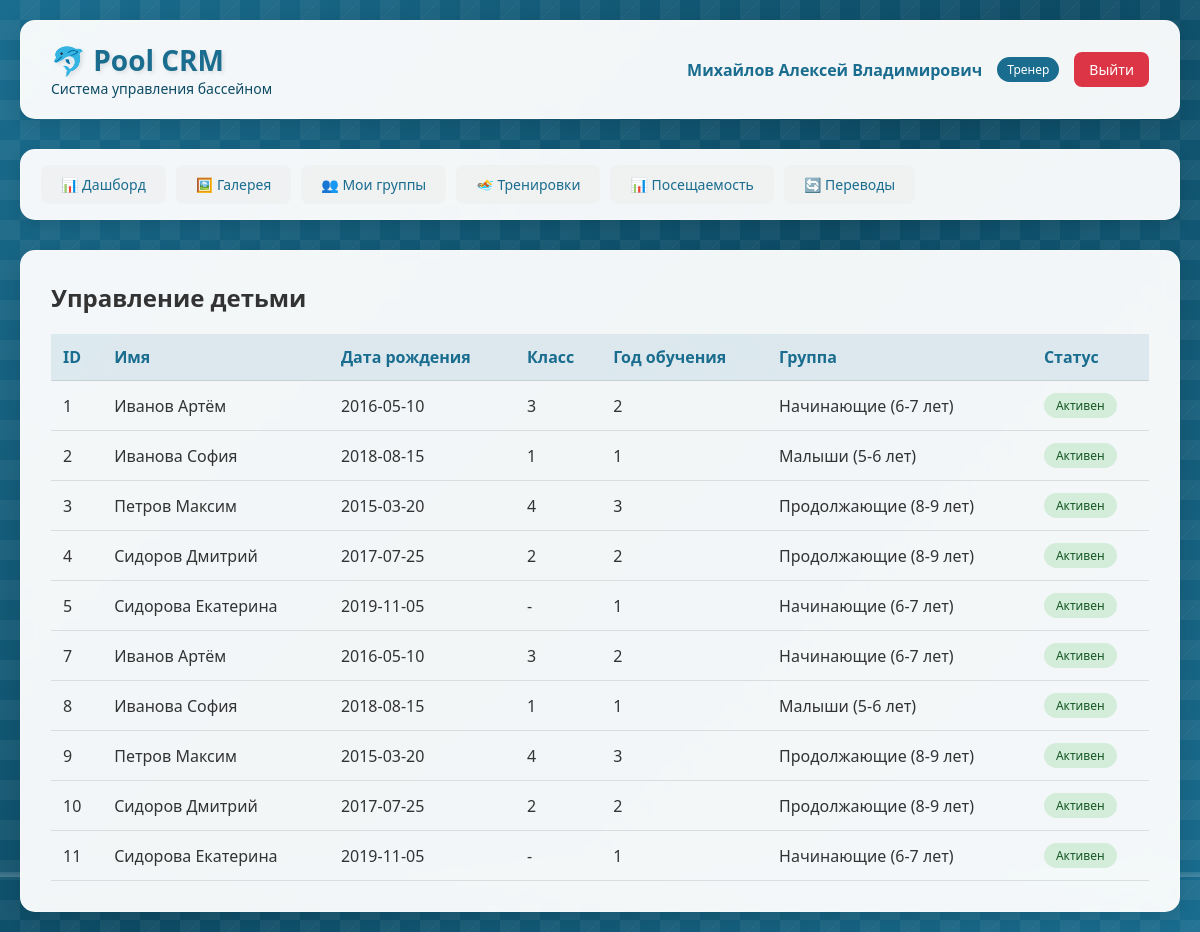
The page /children (signed in) on the database its author committed.
### database.py (models this page shows)
class CoachDB(Base):
    __tablename__ = "coaches"
    id = Column(Integer, primary_key=True, index=True)
    name = Column(String, nullable=False)
    email = Column(String, unique=True, nullable=False)
    phone = Column(String)
    password = Column(String, nullable=False)
    is_active = Column(Boolean, default=True)
    created_at = Column(String, default=lambda: datetime.now().strftime("%d.%m.%Y %H:%M"))
    groups = relationship("GroupDB", back_populates="coach")
    transfer_requests = relationship("TransferRequestDB", back_populates="coach")
    gallery_images = relationship("GalleryImageDB", back_populates="coach")

class ChildDB(Base):
    __tablename__ = "children"
    id = Column(Integer, primary_key=True, index=True)
    parent_id = Column(Integer, ForeignKey("parents.id"), nullable=False)
    name = Column(String, nullable=False)
    birthdate = Column(Date, nullable=False)
    class_num = Column(Integer)
    study_year = Column(Integer)
    medical_note = Column(String)
    medical_date = Column(Date)
    is_active = Column(Boolean, default=True)
    parent = relationship("ParentDB", back_populates="children")
    enrollments = relationship("EnrollmentDB", back_populates="child")
    attendances = relationship("AttendanceDB", back_populates="child")
    transfer_history = relationship("TransferHistoryDB", back_populates="child")
    transfer_requests = relationship("TransferRequestDB", back_populates="child")
    applications = relationship("ApplicationDB", back_populates="child")  # <-- ДОБАВИТЬ

class GroupDB(Base):
    __tablename__ = "groups"
    id = Column(Integer, primary_key=True, index=True)
    name = Column(String, nullable=False)
    level = Column(Integer, nullable=False)
    coach_id = Column(Integer, ForeignKey("coaches.id"))
    max_capacity = Column(Integer, default=12)
    age_tolerance = Column(Float, default=1.0)
    is_active = Column(Boolean, default=True)
    created_at = Column(String, default=lambda: datetime.now().strftime("%d.%m.%Y %H:%M"))
    coach = relationship("CoachDB", back_populates="groups")
    time_slots = relationship("TimeSlotDB", back_populates="group", cascade="all, delete-orphan")
    enrollments = relationship("EnrollmentDB", back_populates="group")
    trainings = relationship("TrainingDB", back_populates="group")
    applications = relationship("ApplicationDB", back_populates="group")
    transfer_history_from = relationship("TransferHistoryDB", foreign_keys="TransferHistoryDB.from_group_id", back_populates="from_group")
    transfer_history_to = relationship("TransferHistoryDB", foreign_keys="TransferHistoryDB.to_group_id", back_populates="to_group")
    transfer_requests_from = relationship("TransferRequestDB", foreign_keys="TransferRequestDB.from_group_id", back_populates="from_group")
    transfer_requests_to = relationship("TransferRequestDB", foreign_keys="TransferRequestDB.suggested_group_id", back_populates="suggested_group")

### main.py (the view)
@app.get("/children", response_class=HTMLResponse)
async def children_list(request: Request, db: Session = Depends(get_db)):
    user = get_current_user(request, db)
    if not user:
        return RedirectResponse(url="/login")
    query = db.query(ChildDB).filter(ChildDB.is_active == True)
    if user["role"] == "parent":
        query = query.filter(ChildDB.parent_id == user["id"])
    children = query.all()
    children_data = []
    for child in children:
        enrollment = db.query(EnrollmentDB).filter(EnrollmentDB.child_id == child.id, EnrollmentDB.status == EnrollmentStatus.ACTIVE).first()
        children_data.append({"id": child.id, "name": child.name, "birthdate": child.birthdate, "class_num": child.class_num, "study_year": child.study_year, "group_name": enrollment.group.name if enrollment else None, "is_active": child.is_active})
    return templates.TemplateResponse(name="children.html", request=request, context={"request": request, "user": user, "children": children_data})

### templates/children.html (shortened to what this page needs)
{% extends "base.html" %}
{% block content %}
<div class="action-bar">
    <h2>{% if user.role == 'parent' %}Мои дети{% else %}Управление детьми{% endif %}</h2>
</div>
<table class="data-table">
    <thead>
        <tr>
            <th>ID</th>
            <th>Имя</th>
            <th>Дата рождения</th>
            <th>Класс</th>
            <th>Год обучения</th>
            <th>Группа</th>
            <th>Статус</th>
        </tr>
    </thead>
    <tbody>
        {% for child in children %}
        <tr>
            <td>{{ child.id }}</td>
            <td>{{ child.name }}</td>
            <td>{{ child.birthdate }}</td>
            <td>{{ child.class_num or '-' }}</td>
            <td>{{ child.study_year or '-' }}</td>
            <td>{{ child.group_name or 'Не назначен' }}</td>
            <td>
                <span class="status-badge {% if child.is_active %}status-active{% else %}status-completed{% endif %}">
                    {% if child.is_active %}Активен{% else %}Неактивен{% endif %}
                </span>
            </td>
        </tr>
        {% endfor %}
    </tbody>
</table>
{% endblock %}

### templates/base.html (shortened to what this page needs)
<!DOCTYPE html>
<html lang="ru">
<head>
    <link rel="stylesheet" href="/static/style.css">
</head>
<body>
    <div class="background-pool">
        <div class="bubbles"></div>
    </div>
    <div class="container">
        <div class="header">
            <div class="logo">
                <h1>🐬 Pool CRM</h1>
                <p>Система управления бассейном</p>
            </div>
            <div class="user-info">
                <span class="user-name">{{ user.name }}</span>
                <span class="user-role">
                    {% if user.role == 'admin' %}Администратор
                    {% elif user.role == 'coach' %}Тренер
                    {% else %}Родитель{% endif %}
                </span>
                <a href="/logout" class="logout-btn">Выйти</a>
            </div>
        </div>
        <div class="nav-menu">
            <a href="/dashboard" class="nav-link {% if request.url.path == '/dashboard' %}active{% endif %}">📊 Дашборд</a>
            <a href="/gallery" class="nav-link {% if request.url.path == '/gallery' %}active{% endif %}">🖼️ Галерея</a>
            {% if user.role == 'coach' %}
            <a href="/groups" class="nav-link {% if request.url.path == '/groups' %}active{% endif %}">👥 Мои группы</a>
            <a href="/trainings" class="nav-link {% if request.url.path == '/trainings' %}active{% endif %}">🏊 Тренировки</a>
            <a href="/attendance" class="nav-link {% if request.url.path == '/attendance' %}active{% endif %}">📊 Посещаемость</a>
            <a href="/transfers" class="nav-link {% if request.url.path == '/transfers' %}active{% endif %}">🔄 Переводы</a>
            {% endif %}
        </div>
        <div class="content">
            {% block content %}{% endblock %}
        </div>
    </div>
</body>
</html>

### static/style.css (style rules this page uses)
* { margin: 0; padding: 0; box-sizing: border-box; }
body { font-family: 'Segoe UI', Tahoma, Geneva, Verdana, sans-serif; min-height: 100vh; color: #333; position: relative; overflow-x: hidden; }
.background-pool { position: fixed; top: 0; left: 0; width: 100%; height: 100%; z-index: -1; overflow: hidden; }
.bubbles { position: absolute; width: 100%; height: 100%; overflow: hidden; }
.container { max-width: 1200px; margin: 0 auto; padding: 20px; position: relative; z-index: 1; }
.header { background: rgba(255, 255, 255, 0.95); backdrop-filter: blur(10px); border-radius: 15px; padding: 20px 30px; margin-bottom: 30px; box-shadow: 0 5px 20px rgba(0,0,0,0.1); display: flex; justify-content: space-between; align-items: center; flex-wrap: wrap; border: 1px solid rgba(255, 255, 255, 0.3); }
.logo h1 { color: #1a6d8f; font-size: 28px; text-shadow: 2px 2px 4px rgba(0,0,0,0.1); }
.logo p { color: #0d4b64; font-size: 14px; }
.user-info { display: flex; align-items: center; gap: 15px; }
.user-name { font-weight: 600; color: #1a6d8f; }
.user-role { background: #1a6d8f; color: white; padding: 4px 10px; border-radius: 20px; font-size: 12px; }
.logout-btn { background: #dc3545; color: white; border: none; padding: 8px 15px; border-radius: 8px; cursor: pointer; text-decoration: none; font-size: 14px; transition: all 0.3s; }
.nav-menu { background: rgba(255, 255, 255, 0.95); backdrop-filter: blur(10px); border-radius: 15px; padding: 15px 20px; margin-bottom: 30px; box-shadow: 0 5px 15px rgba(0,0,0,0.1); display: flex; gap: 10px; flex-wrap: wrap; border: 1px solid rgba(255, 255, 255, 0.3); }
.nav-link { background: rgba(240, 240, 240, 0.8); border: none; padding: 10px 20px; border-radius: 8px; cursor: pointer; text-decoration: none; color: #1a6d8f; font-size: 14px; font-weight: 500; transition: all 0.3s; }
.content { background: rgba(255, 255, 255, 0.95); backdrop-filter: blur(10px); border-radius: 15px; padding: 30px; box-shadow: 0 5px 20px rgba(0,0,0,0.1); min-height: 500px; border: 1px solid rgba(255, 255, 255, 0.3); }
.data-table { width: 100%; border-collapse: collapse; margin-top: 20px; }
.data-table th, .data-table td { padding: 12px; text-align: left; border-bottom: 1px solid rgba(0,0,0,0.1); }
.data-table th { background: rgba(26, 109, 143, 0.1); font-weight: 600; color: #1a6d8f; }
.status-badge { display: inline-block; padding: 4px 12px; border-radius: 20px; font-size: 12px; font-weight: 500; }
.status-active { background: #d4edda; color: #155724; }
.action-bar { display: flex; justify-content: space-between; align-items: center; margin-bottom: 20px; flex-wrap: wrap; gap: 15px; }

### rows shown on the page
CoachDB: name "Михайлов Алексей Владимирович"
ChildDB: name "Иванов Артём", birthdate "2016-05-10"
GroupDB: name "Начинающие (6-7 лет)" "Начинающие (6-7 лет)" "Начинающие (6-7 лет)" "Начинающие (6-7 лет)"
ChildDB: name "Иванова София", birthdate "2018-08-15"
GroupDB: name "Малыши (5-6 лет)" "Малыши (5-6 лет)"
ChildDB: name "Петров Максим", birthdate "2015-03-20"
GroupDB: name "Продолжающие (8-9 лет)" "Продолжающие (8-9 лет)" "Продолжающие (8-9 лет)" "Продолжающие (8-9 лет)"
ChildDB: name "Сидоров Дмитрий", birthdate "2017-07-25"
ChildDB: name "Сидорова Екатерина", birthdate "2019-11-05"
ChildDB: name "Иванов Артём", birthdate "2016-05-10"
ChildDB: name "Иванова София", birthdate "2018-08-15"
ChildDB: name "Петров Максим", birthdate "2015-03-20"
ChildDB: name "Сидоров Дмитрий", birthdate "2017-07-25"
ChildDB: name "Сидорова Екатерина", birthdate "2019-11-05"

### other values the page prints
{{ child.id }} "1" "2" "3" "4" "5" "7" "8" "9" "10" "11"
{{ child.class_num or '-' }} "3" "1" "4" "2" "-" "3" "1" "4" "2" "-"
{{ child.study_year or '-' }} "2" "1" "3" "2" "1" "2" "1" "3" "2" "1"
